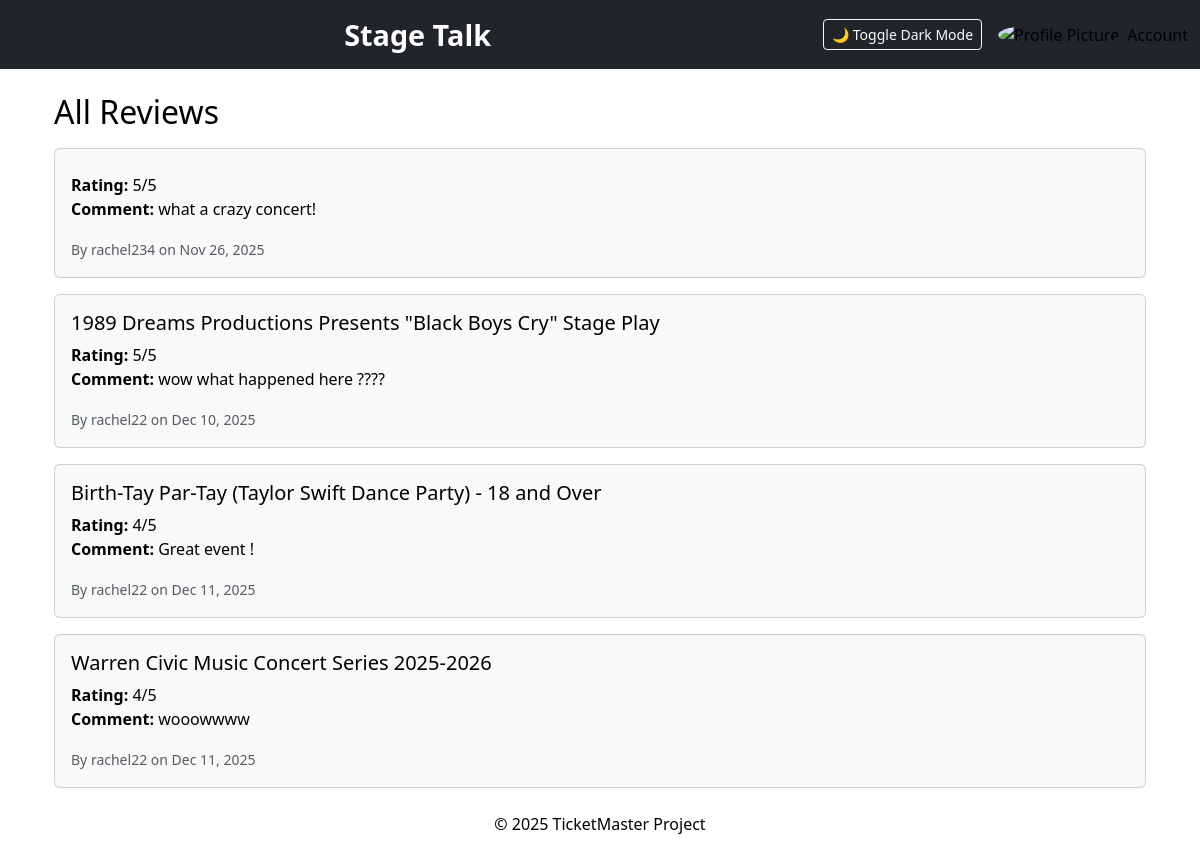
The app's page /reviews/ with its own data.
### TicketMaster/models.py (models this page shows, shortened)
class Review(models.Model):
    user = models.ForeignKey(User, on_delete=models.CASCADE)
    event = models.ForeignKey(Event, on_delete=models.CASCADE, related_name="reviews", null=True, blank=True)
    rating = models.IntegerField(choices=[(i, str(i)) for i in range(1, 6)])  # 1–5 star rating
    comment = models.TextField()
    created_at = models.DateTimeField(auto_now_add=True)  # auto timestamp when created
    updated_at = models.DateTimeField(auto_now=True)      # auto timestamp when updated

class Event(models.Model):
    name = models.CharField(max_length=255)
    start_date_time = models.DateTimeField(null=True, blank=True)  # store proper datetime objects
    venue_name = models.CharField(max_length=255, null=True, blank=True)
    venue_city = models.CharField(max_length=255, null=True, blank=True)
    image_url = models.URLField(null=True, blank=True)
    url = models.URLField(null=True, blank=True)

### TicketMaster/views.py (the view)
# urls.py: path('reviews/', views.review_list, name='review_list'),
def review_list(request):
    reviews = Review.objects.all()
    return render(request, 'reviews/review_list.html', {'reviews': reviews})

### templates/reviews/review_list.html (shortened to what this page needs)
{% extends "base.html" %}
{% block content %}
<div class="container mt-4">
    <h2 class="mb-3">All Reviews</h2>
    {% for review in reviews %}
        <div class="card mb-3">
            <div class="card-body">
                <h5 class="card-title">{{ review.event.name }}</h5>
                <p class="card-text">
                    <strong>Rating:</strong> {{ review.rating }}/5 <br>
                    <strong>Comment:</strong> {{ review.comment }}
                </p>
                <small class="text-muted">By {{ review.user.username }} on {{ review.created_at|date:"M d, Y" }}</small>
            </div>
        </div>
    {% empty %}
        <p>No reviews yet. Be the first to write one!</p>
    {% endfor %}
</div>
{% endblock %}

### templates/base.html (shortened to what this page needs)
<!DOCTYPE html>
<html lang="en">
<head>
    <link href="https://cdn.jsdelivr.net/npm/bootstrap@5.3.0/dist/css/bootstrap.min.css" rel="stylesheet">
</head>
<body>
    <nav class="navbar navbar-expand-lg navbar-dark bg-dark">
        <div class="container-fluid d-flex justify-content-between align-items-center">
            <a class="navbar-brand site-title mx-auto" href="{% url 'events' %}">Stage Talk</a>
            <div class="d-flex align-items-center">
                <button id="darkModeToggle" class="btn btn-outline-light btn-sm me-3">🌙 Toggle Dark Mode</button>
                <a class="nav-link p-0" href="{% url 'upload_profile_picture' %}">
                    <img src="{{ user.profile.profile_picture.url }}"
                         alt="Profile Picture"
                         class="rounded-circle me-2"
                         width="35" height="35">
                </a>
                <a class="nav-link" href="{% url 'index' %}">Account</a>
            </div>
        </div>
    </nav>
    <div class="container mt-4">
        {% block content %}
        {% endblock %}
    </div>
    <footer class="text-center mt-4">
        <p>&copy; 2025 TicketMaster Project</p>
    </footer>
</body>
</html>

### templates/base.html (style rules this page uses)
:root { --bg-color: #ffffff; --text-color: #000000; --card-bg: #f8f9fa; --card-text: #000000; --link-color: #0d6efd; }
body { background-color: var(--bg-color); color: var(--text-color); }
.card { background-color: var(--card-bg) !important; color: var(--card-text) !important; }
.card-body { color: var(--card-text) !important; }
a { color: var(--link-color); }
.site-title { font-size: 1.8rem; font-weight: bold; text-align: center; }

### records on screen
Review: rating "5", comment "what a crazy concert!", user.username "rachel234", created_at "Nov 26, 2025"
Review: event.name "1989 Dreams Productions Presents \"Black Boys Cry\" Stage Play", rating "5", comment "wow what happened here ????", user.username "rachel22", created_at "Dec 10, 2025"
Review: event.name "Birth-Tay Par-Tay (Taylor Swift Dance Party) - 18 and Over", rating "4", comment "Great event !", user.username "rachel22", created_at "Dec 11, 2025"
Review: event.name "Warren Civic Music Concert Series 2025-2026", rating "4", comment "wooowwww", user.username "rachel22", created_at "Dec 11, 2025"
